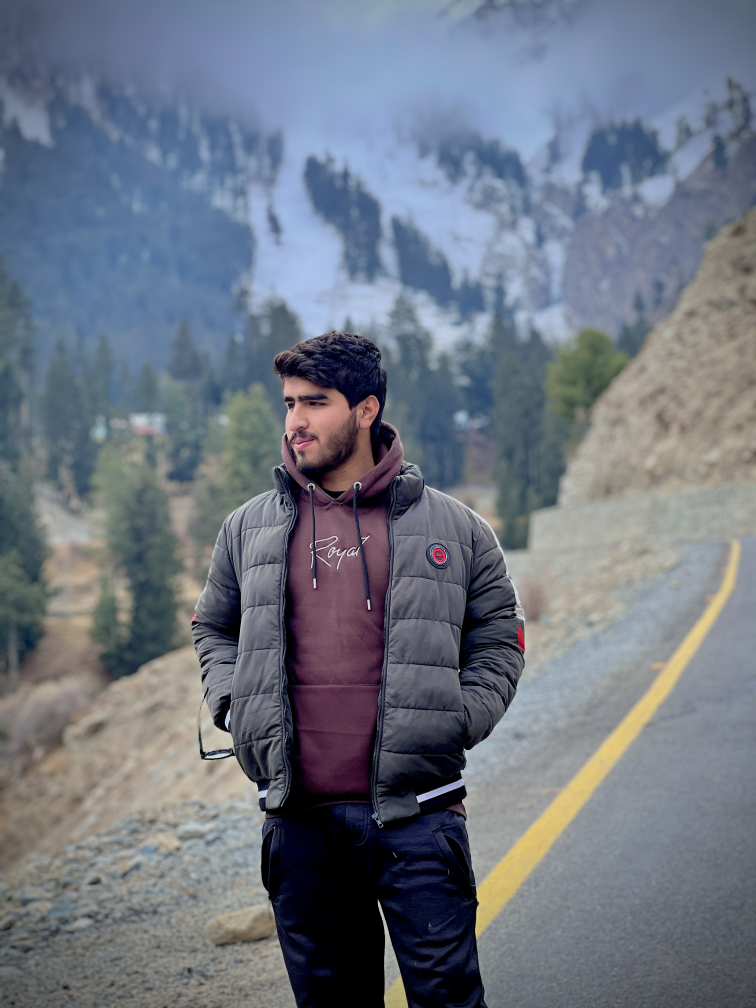
#> input picture Readimages/IMG_0886.JPG, 3024 x 4032 px, given in place of 984269812_3.png, which was not available (shown at 1/4 size)
$ python Not.py
#> lines starting #> are read from the running program, lines starting #| are printed output that depends on the picture; pictures that were not available may be replaced by others from this repository, and a replacement may not be noted
import cv2
import numpy as np

img2 = cv2.imread(r"D:\Computervision\Bitwise_Operator\984269812_3.png")
#> img2 is the input picture: shape (4032, 3024, 3); mean B, G, R 129.9, 117.5, 110.6
img1 = cv2.imread(r"D:\Computervision\Bitwise_Operator\images.png")
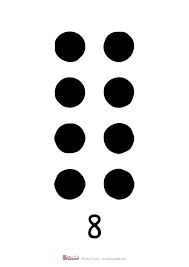
#> input picture Bitwise_Operator/images.png, 189 x 267 px, found by its file name
#> img1 is the input picture: shape (267, 189, 3); mean B, G, R 224.5, 224.5, 224.5


res = cv2.resize(img1,(500,500))
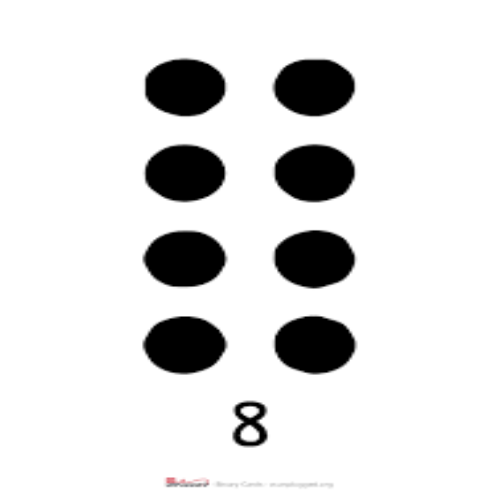
#> res: shape (500, 500, 3); mean B, G, R 224.5, 224.5, 224.5
res2 = cv2.resize(img2,(500,500))
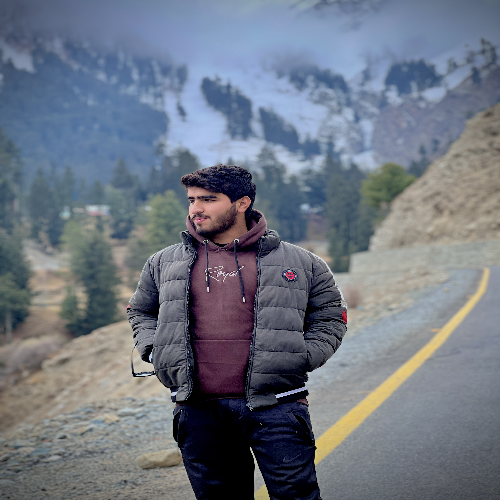
#> res2: shape (500, 500, 3); mean B, G, R 129.8, 117.5, 110.5

ands = cv2.bitwise_not(res,res2)
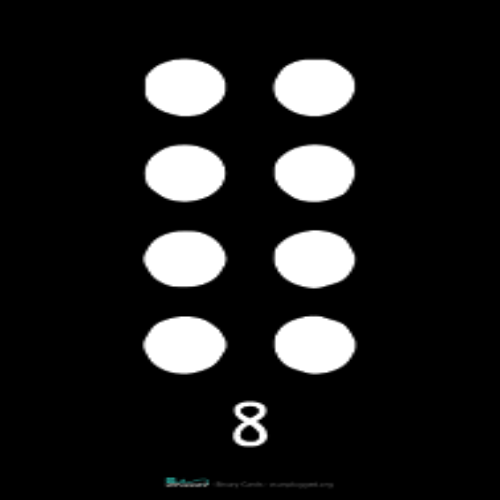
#> ands: shape (500, 500, 3); mean B, G, R 30.5, 30.5, 30.5

h = np.hstack((res,res2,ands))
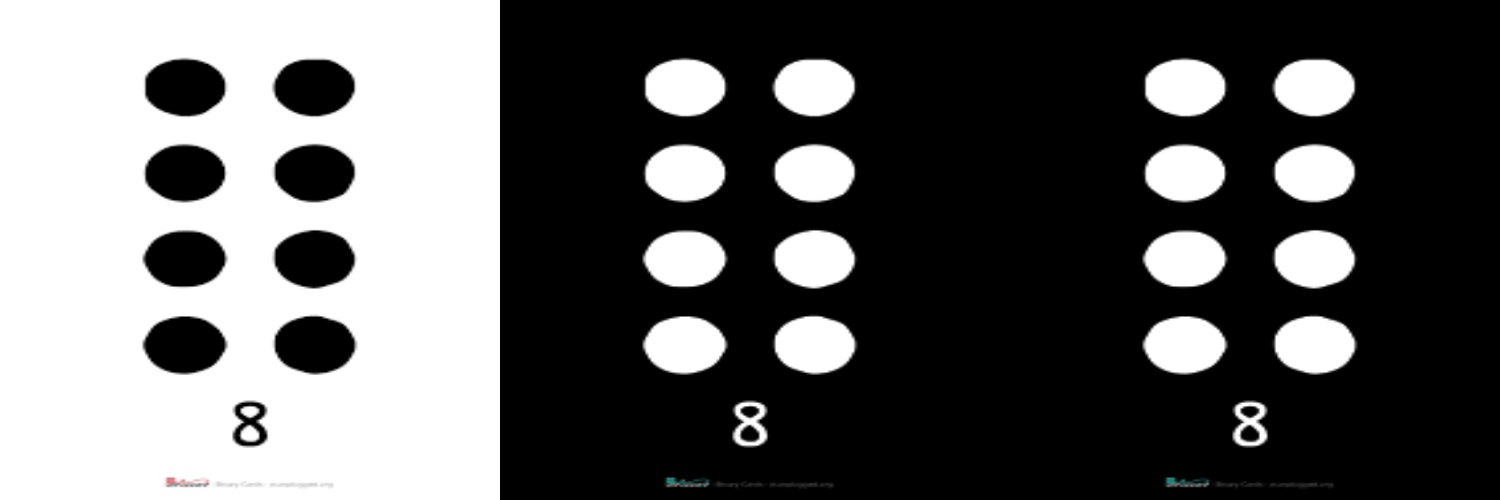
#> h: shape (500, 1500, 3); mean B, G, R 95.2, 95.2, 95.2

cv2.imshow("Not oprtator perfom" , h)
cv2.waitKey(0)
cv2.destroyAllWindows(0)
